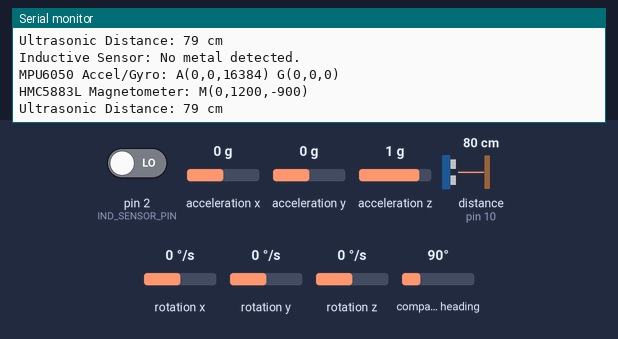
This sketch was run on a simulated Arduino Uno, built with avr-gcc and run on an emulated ATmega328P. On the bench: the last lines printed to the serial monitor. Wiring (inferred from the names in the program): ultrasonic range finder: trigger pin 9; echo pin 10. The inputs (shaded band) are chosen by the test bench; at power-on: acceleration x 0 g, pin 2 (IND_SENSOR_PIN) LOW, distance to the obstacle (sensor on pin 10) 80 cm, acceleration y 0 g, acceleration z 1 g, rotation x 0 °/s, rotation y 0 °/s, rotation z 0 °/s, compass heading 90°. The echo pulse lasts 58.3 µs per cm.

Above: at 1.2 s.
1.3 s: acceleration x set to 0.8 g
At 1.3 s:
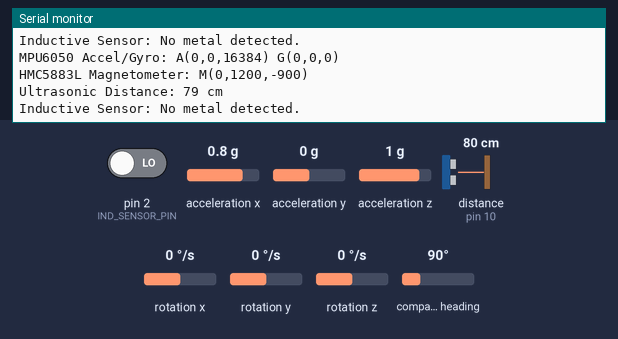
5.5 s: pin 2 (IND_SENSOR_PIN) driven HIGH
At 6.0 s:
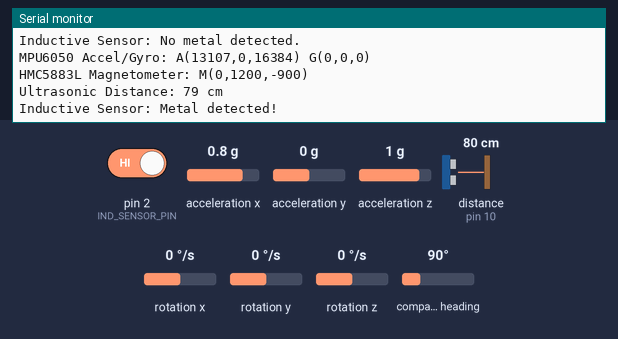
8.1 s: distance to the obstacle (sensor on pin 10) set to 2 cm
At 9.4 s:
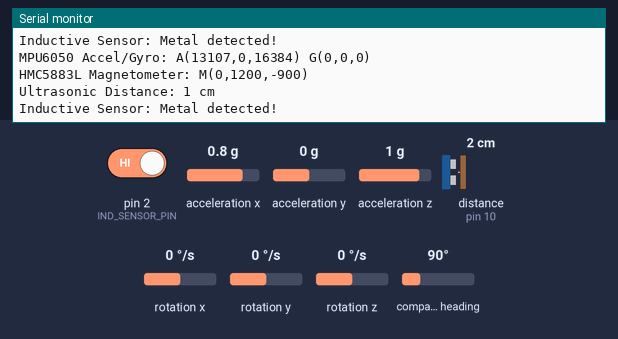
9.6 s: acceleration y set to -1.4 g
11.1 s: acceleration z set to -1.4 g
15.3 s: distance to the obstacle (sensor on pin 10) set to 4 cm
At 16.2 s:
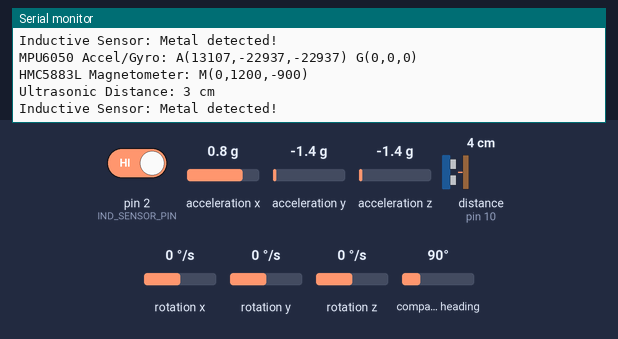
Timing chart, 0 to 17.8 s (numbered marks = the images above; inputs shaded):
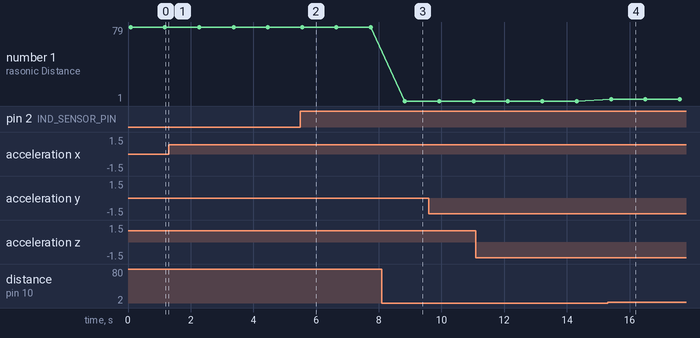

Measured:
- after the input at 5.5 s, the serial monitor: prints a new line after 0.09 s (image 2)
- after the input at 8.1 s, the serial monitor: prints a new line after 0.73 s (image 3)
- after the input at 15.3 s, the serial monitor: prints a new line after 0.11 s (image 4)
- plotted number 1: 79 → 1 after the input at 8.1 s, 1 → 3 after the input at 15.3 s

The sketch:

Integrated_code_sensors_all.ino
```cpp
#include <Wire.h>
#include <MPU6050.h>
#include <HMC5883L.h>

// MPU6050 and HMC5883L objects
MPU6050 mpu;
HMC5883L magnetometer;

// Ultrasonic Sensor Pins
#define TRIG_PIN 9
#define ECHO_PIN 10
#define MAX_DISTANCE 200

// Inductive Sensor Pin
#define IND_SENSOR_PIN 2

// Initialize the sensors
void setup() {
  Serial.begin(9600);
  Wire.begin();

  // MPU6050 Setup
  mpu.initialize();
  if (!mpu.testConnection()) {
    Serial.println("MPU6050 connection failed");
  }

  // HMC5883L Setup
  magnetometer.initialize();
  if (!magnetometer.testConnection()) {
    Serial.println("HMC5883L connection failed");
  }

  // Ultrasonic Sensor Setup
  pinMode(TRIG_PIN, OUTPUT);
  pinMode(ECHO_PIN, INPUT);

  // Inductive Proximity Sensor Setup
  pinMode(IND_SENSOR_PIN, INPUT);
}

void loop() {
  // Read MPU6050
  int16_t ax, ay, az, gx, gy, gz;
  mpu.getMotion6(&ax, &ay, &az, &gx, &gy, &gz);
  Serial.print("MPU6050 Accel/Gyro: ");
  Serial.print("A(");
  Serial.print(ax); Serial.print(",");
  Serial.print(ay); Serial.print(",");
  Serial.print(az); Serial.print(") ");
  Serial.print("G(");
  Serial.print(gx); Serial.print(",");
  Serial.print(gy); Serial.print(",");
  Serial.print(gz); Serial.println(")");

  // Read HMC5883L
  int16_t mx, my, mz;
  magnetometer.getHeading(&mx, &my, &mz);
  Serial.print("HMC5883L Magnetometer: ");
  Serial.print("M(");
  Serial.print(mx); Serial.print(",");
  Serial.print(my); Serial.print(",");
  Serial.print(mz); Serial.println(")");

  // Read Ultrasonic Sensor
  long duration, distance;
  digitalWrite(TRIG_PIN, LOW);
  delayMicroseconds(2);
  digitalWrite(TRIG_PIN, HIGH);
  delayMicroseconds(10);
  digitalWrite(TRIG_PIN, LOW);
  duration = pulseIn(ECHO_PIN, HIGH);
  distance = (duration / 2) / 29.1;
  Serial.print("Ultrasonic Distance: ");
  Serial.print(distance);
  Serial.println(" cm");

  // Read Inductive Proximity Sensor
  int metalDetected = digitalRead(IND_SENSOR_PIN);
  Serial.print("Inductive Sensor: ");
  Serial.println(metalDetected ? "Metal detected!" : "No metal detected.");

  delay(1000); // Delay between readings
}
```
